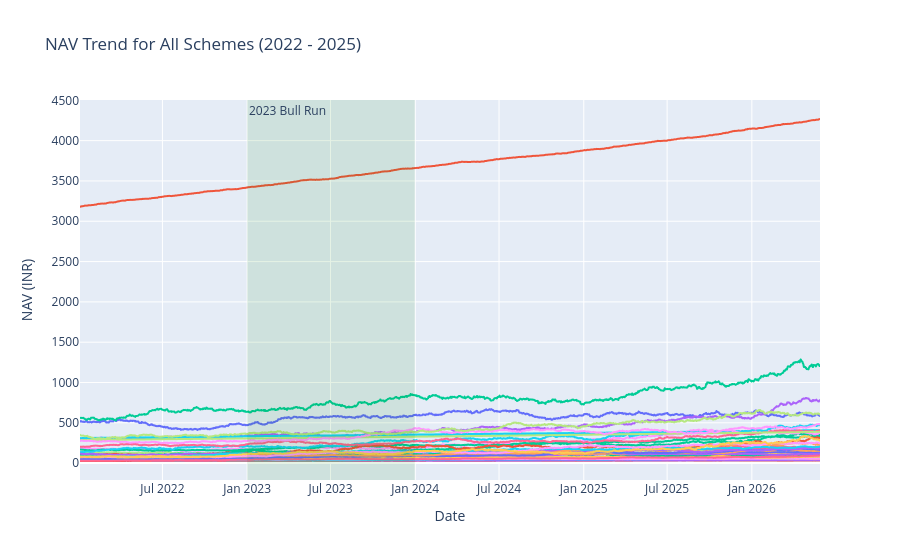

Notebook code cell kept with this figure:
### Markdown cell above
## 1. NAV Trends for All 40 Schemes
Visualizing the Net Asset Value (NAV) history and identifying the 2023 bull run impact.

### Code cell
# Merge NAV with scheme names
df_nav_named = df_nav.merge(df_funds[['amfi_code', 'scheme_name']], on='amfi_code')

# Plotly Line Chart
fig_nav = px.line(df_nav_named, x='date', y='nav', color='scheme_name', 
                  title='NAV Trend for All Schemes (2022 - 2025)',
                  labels={'nav': 'NAV (INR)', 'date': 'Date'})

# Annotate 2023 Bull Run
fig_nav.add_vrect(
    x0="2023-01-01", x1="2023-12-31",
    annotation_text="2023 Bull Run", annotation_position="top left",
    fillcolor="green", opacity=0.1, line_width=0
)

fig_nav.update_layout(showlegend=False) # Hide legend for 40 schemes to keep it clean
fig_nav.show()

### Figure 1 — Plotly figure (JSON) as saved in the notebook; plotly's stock layout.template omitted (floating-point values rounded to 4 significant figures; data arrays with more than 128 entries replaced by an {"elided": "..."} marker saying what was removed)
{"data": [{"hovertemplate": "scheme_name=HDFC Top 100 Fund - Regular Plan - Growth<br>Date=%{x}<br>NAV (INR)=%{y}<extra></extra>", "legendgroup": "HDFC Top 100 Fund - Regular Plan - Growth", "line": {"color": "#636efa", "dash": "solid"}, "marker": {"symbol": "circle"}, "mode": "lines", "name": "HDFC Top 100 Fund - Regular Plan - Growth", "showlegend": true, "type": "scattergl", "x": {"elided": "1150 str values"}, "xaxis": "x", "y": {"elided": "1150 float values"}, "yaxis": "y"}, {"hovertemplate": "scheme_name=HDFC Short Term Debt Fund - Regular - Growth<br>Date=%{x}<br>NAV (INR)=%{y}<extra></extra>", "legendgroup": "HDFC Short Term Debt Fund - Regular - Growth", "line": {"color": "#EF553B", "dash": "solid"}, "marker": {"symbol": "circle"}, "mode": "lines", "name": "HDFC Short Term Debt Fund - Regular - Growth", "showlegend": true, "type": "scattergl", "x": {"elided": "1150 str values"}, "xaxis": "x", "y": {"elided": "1150 float values"}, "yaxis": "y"}, {"hovertemplate": "scheme_name=HDFC Mid-Cap Opportunities Fund - Regular - Growth<br>Date=%{x}<br>NAV (INR)=%{y}<extra></extra>", "legendgroup": "HDFC Mid-Cap Opportunities Fund - Regular - Growth", "line": {"color": "#00cc96", "dash": "solid"}, "marker": {"symbol": "circle"}, "mode": "lines", "name": "HDFC Mid-Cap Opportunities Fund - Regular - Growth", "showlegend": true, "type": "scattergl", "x": {"elided": "1150 str values"}, "xaxis": "x", "y": {"elided": "1150 float values"}, "yaxis": "y"}, {"hovertemplate": "scheme_name=ABSL Frontline Equity Fund - Regular - Growth<br>Date=%{x}<br>NAV (INR)=%{y}<extra></extra>", "legendgroup": "ABSL Frontline Equity Fund - Regular - Growth", "line": {"color": "#ab63fa", "dash": "solid"}, "marker": {"symbol": "circle"}, "mode": "lines", "name": "ABSL Frontline Equity Fund - Regular - Growth", "showlegend": true, "type": "scattergl", "x": {"elided": "1150 str values"}, "xaxis": "x", "y": {"elided": "1150 float values"}, "yaxis": "y"}, {"hovertemplate": "scheme_name=ABSL Small Cap Fund - Regular - Growth<br>Date=%{x}<br>NAV (INR)=%{y}<extra></extra>", "legendgroup": "ABSL Small Cap Fund - Regular - Growth", "line": {"color": "#FFA15A", "dash": "solid"}, "marker": {"symbol": "circle"}, "mode": "lines", "name": "ABSL Small Cap Fund - Regular - Growth", "showlegend": true, "type": "scattergl", "x": {"elided": "1150 str values"}, "xaxis": "x", "y": {"elided": "1150 float values"}, "yaxis": "y"}, {"hovertemplate": "scheme_name=ABSL Liquid Fund - Regular - Growth<br>Date=%{x}<br>NAV (INR)=%{y}<extra></extra>", "legendgroup": "ABSL Liquid Fund - Regular - Growth", "line": {"color": "#19d3f3", "dash": "solid"}, "marker": {"symbol": "circle"}, "mode": "lines", "name": "ABSL Liquid Fund - Regular - Growth", "showlegend": true, "type": "scattergl", "x": {"elided": "1150 str values"}, "xaxis": "x", "y": {"elided": "1150 float values"}, "yaxis": "y"}, {"hovertemplate": "scheme_name=UTI Nifty 50 Index Fund - Regular - Growth<br>Date=%{x}<br>NAV (INR)=%{y}<extra></extra>", "legendgroup": "UTI Nifty 50 Index Fund - Regular - Growth", "line": {"color": "#FF6692", "dash": "solid"}, "marker": {"symbol": "circle"}, "mode": "lines", "name": "UTI Nifty 50 Index Fund - Regular - Growth", "showlegend": true, "type": "scattergl", "x": {"elided": "1150 str values"}, "xaxis": "x", "y": {"elided": "1150 float values"}, "yaxis": "y"}, {"hovertemplate": "scheme_name=UTI Mid Cap Fund - Regular - Growth<br>Date=%{x}<br>NAV (INR)=%{y}<extra></extra>", "legendgroup": "UTI Mid Cap Fund - Regular - Growth", "line": {"color": "#B6E880", "dash": "solid"}, "marker": {"symbol": "circle"}, "mode": "lines", "name": "UTI Mid Cap Fund - Regular - Growth", "showlegend": true, "type": "scattergl", "x": {"elided": "1150 str values"}, "xaxis": "x", "y": {"elided": "1150 float values"}, "yaxis": "y"}, {"hovertemplate": "scheme_name=UTI Flexi Cap Fund - Regular - Growth<br>Date=%{x}<br>NAV (INR)=%{y}<extra></extra>", "legendgroup": "UTI Flexi Cap Fund - Regular - Growth", "line": {"color": "#FF97FF", "dash": "solid"}, "marker": {"symbol": "circle"}, "mode": "lines", "name": "UTI Flexi Cap Fund - Regular - Growth", "showlegend": true, "type": "scattergl", "x": {"elided": "1150 str values"}, "xaxis": "x", "y": {"elided": "1150 float values"}, "yaxis": "y"}, {"hovertemplate": "scheme_name=Nippon India Large Cap Fund - Regular - Growth<br>Date=%{x}<br>NAV (INR)=%{y}<extra></extra>", "legendgroup": "Nippon India Large Cap Fund - Regular - Growth", "line": {"color": "#FECB52", "dash": "solid"}, "marker": {"symbol": "circle"}, "mode": "lines", "name": "Nippon India Large Cap Fund - Regular - Growth", "showlegend": true, "type": "scattergl", "x": {"elided": "1150 str values"}, "xaxis": "x", "y": {"elided": "1150 float values"}, "yaxis": "y"}, {"hovertemplate": "scheme_name=Nippon India Large Cap Fund - Direct - Growth<br>Date=%{x}<br>NAV (INR)=%{y}<extra></extra>", "legendgroup": "Nippon India Large Cap Fund - Direct - Growth", "line": {"color": "#636efa", "dash": "solid"}, "marker": {"symbol": "circle"}, "mode": "lines", "name": "Nippon India Large Cap Fund - Direct - Growth", "showlegend": true, "type": "scattergl", "x": {"elided": "1150 str values"}, "xaxis": "x", "y": {"elided": "1150 float values"}, "yaxis": "y"}, {"hovertemplate": "scheme_name=Nippon India Small Cap Fund - Regular - Growth<br>Date=%{x}<br>NAV (INR)=%{y}<extra></extra>", "legendgroup": "Nippon India Small Cap Fund - Regular - Growth", "line": {"color": "#EF553B", "dash": "solid"}, "marker": {"symbol": "circle"}, "mode": "lines", "name": "Nippon India Small Cap Fund - Regular - Growth", "showlegend": true, "type": "scattergl", "x": {"elided": "1150 str values"}, "xaxis": "x", "y": {"elided": "1150 float values"}, "yaxis": "y"}, {"hovertemplate": "scheme_name=Nippon India ETF Nifty 50 BeES<br>Date=%{x}<br>NAV (INR)=%{y}<extra></extra>", "legendgroup": "Nippon India ETF Nifty 50 BeES", "line": {"color": "#00cc96", "dash": "solid"}, "marker": {"symbol": "circle"}, "mode": "lines", "name": "Nippon India ETF Nifty 50 BeES", "showlegend": true, "type": "scattergl", "x": {"elided": "1150 str values"}, "xaxis": "x", "y": {"elided": "1150 float values"}, "yaxis": "y"}, {"hovertemplate": "scheme_name=Nippon India Gilt Securities Fund - Regular - Growth<br>Date=%{x}<br>NAV (INR)=%{y}<extra></extra>", "legendgroup": "Nippon India Gilt Securities Fund - Regular - Growth", "line": {"color": "#ab63fa", "dash": "solid"}, "marker": {"symbol": "circle"}, "mode": "lines", "name": "Nippon India Gilt Securities Fund - Regular - Growth", "showlegend": true, "type": "scattergl", "x": {"elided": "1150 str values"}, "xaxis": "x", "y": {"elided": "1150 float values"}, "yaxis": "y"}, {"hovertemplate": "scheme_name=Axis Bluechip Fund - Regular - Growth<br>Date=%{x}<br>NAV (INR)=%{y}<extra></extra>", "legendgroup": "Axis Bluechip Fund - Regular - Growth", "line": {"color": "#FFA15A", "dash": "solid"}, "marker": {"symbol": "circle"}, "mode": "lines", "name": "Axis Bluechip Fund - Regular - Growth", "showlegend": true, "type": "scattergl", "x": {"elided": "1150 str values"}, "xaxis": "x", "y": {"elided": "1150 float values"}, "yaxis": "y"}, {"hovertemplate": "scheme_name=Axis Bluechip Fund - Direct - Growth<br>Date=%{x}<br>NAV (INR)=%{y}<extra></extra>", "legendgroup": "Axis Bluechip Fund - Direct - Growth", "line": {"color": "#19d3f3", "dash": "solid"}, "marker": {"symbol": "circle"}, "mode": "lines", "name": "Axis Bluechip Fund - Direct - Growth", "showlegend": true, "type": "scattergl", "x": {"elided": "1150 str values"}, "xaxis": "x", "y": {"elided": "1150 float values"}, "yaxis": "y"}, {"hovertemplate": "scheme_name=Axis Midcap Fund - Regular - Growth<br>Date=%{x}<br>NAV (INR)=%{y}<extra></extra>", "legendgroup": "Axis Midcap Fund - Regular - Growth", "line": {"color": "#FF6692", "dash": "solid"}, "marker": {"symbol": "circle"}, "mode": "lines", "name": "Axis Midcap Fund - Regular - Growth", "showlegend": true, "type": "scattergl", "x": {"elided": "1150 str values"}, "xaxis": "x", "y": {"elided": "1150 float values"}, "yaxis": "y"}, {"hovertemplate": "scheme_name=Axis Small Cap Fund - Regular - Growth<br>Date=%{x}<br>NAV (INR)=%{y}<extra></extra>", "legendgroup": "Axis Small Cap Fund - Regular - Growth", "line": {"color": "#B6E880", "dash": "solid"}, "marker": {"symbol": "circle"}, "mode": "lines", "name": "Axis Small Cap Fund - Regular - Growth", "showlegend": true, "type": "scattergl", "x": {"elided": "1150 str values"}, "xaxis": "x", "y": {"elided": "1150 float values"}, "yaxis": "y"}, {"hovertemplate": "scheme_name=SBI Magnum Gilt Fund - Regular Plan - Growth<br>Date=%{x}<br>NAV (INR)=%{y}<extra></extra>", "legendgroup": "SBI Magnum Gilt Fund - Regular Plan - Growth", "line": {"color": "#FF97FF", "dash": "solid"}, "marker": {"symbol": "circle"}, "mode": "lines", "name": "SBI Magnum Gilt Fund - Regular Plan - Growth", "showlegend": true, "type": "scattergl", "x": {"elided": "1150 str values"}, "xaxis": "x", "y": {"elided": "1150 float values"}, "yaxis": "y"}, {"hovertemplate": "scheme_name=SBI Bluechip Fund - Regular Plan - Growth<br>Date=%{x}<br>NAV (INR)=%{y}<extra></extra>", "legendgroup": "SBI Bluechip Fund - Regular Plan - Growth", "line": {"color": "#FECB52", "dash": "solid"}, "marker": {"symbol": "circle"}, "mode": "lines", "name": "SBI Bluechip Fund - Regular Plan - Growth", "showlegend": true, "type": "scattergl", "x": {"elided": "1150 str values"}, "xaxis": "x", "y": {"elided": "1150 float values"}, "yaxis": "y"}, {"hovertemplate": "scheme_name=SBI Bluechip Fund - Direct Plan - Growth<br>Date=%{x}<br>NAV (INR)=%{y}<extra></extra>", "legendgroup": "SBI Bluechip Fund - Direct Plan - Growth", "line": {"color": "#636efa", "dash": "solid"}, "marker": {"symbol": "circle"}, "mode": "lines", "name": "SBI Bluechip Fund - Direct Plan - Growth", "showlegend": true, "type": "scattergl", "x": {"elided": "1150 str values"}, "xaxis": "x", "y": {"elided": "1150 float values"}, "yaxis": "y"}, {"hovertemplate": "scheme_name=SBI Small Cap Fund - Regular Plan - Growth<br>Date=%{x}<br>NAV (INR)=%{y}<extra></extra>", "legendgroup": "SBI Small Cap Fund - Regular Plan - Growth", "line": {"color": "#EF553B", "dash": "solid"}, "marker": {"symbol": "circle"}, "mode": "lines", "name": "SBI Small Cap Fund - Regular Plan - Growth", "showlegend": true, "type": "scattergl", "x": {"elided": "1150 str values"}, "xaxis": "x", "y": {"elided": "1150 float values"}, "yaxis": "y"}, {"hovertemplate": "scheme_name=SBI Small Cap Fund - Direct Plan - Growth<br>Date=%{x}<br>NAV (INR)=%{y}<extra></extra>", "legendgroup": "SBI Small Cap Fund - Direct Plan - Growth", "line": {"color": "#00cc96", "dash": "solid"}, "marker": {"symbol": "circle"}, "mode": "lines", "name": "SBI Small Cap Fund - Direct Plan - Growth", "showlegend": true, "type": "scattergl", "x": {"elided": "1150 str values"}, "xaxis": "x", "y": {"elided": "1150 float values"}, "yaxis": "y"}, {"hovertemplate": "scheme_name=ICICI Pru Bluechip Fund - Regular - Growth<br>Date=%{x}<br>NAV (INR)=%{y}<extra></extra>", "legendgroup": "ICICI Pru Bluechip Fund - Regular - Growth", "line": {"color": "#ab63fa", "dash": "solid"}, "marker": {"symbol": "circle"}, "mode": "lines", "name": "ICICI Pru Bluechip Fund - Regular - Growth", "showlegend": true, "type": "scattergl", "x": {"elided": "1150 str values"}, "xaxis": "x", "y": {"elided": "1150 float values"}, "yaxis": "y"}, {"hovertemplate": "scheme_name=ICICI Pru Bluechip Fund - Direct - Growth<br>Date=%{x}<br>NAV (INR)=%{y}<extra></extra>", "legendgroup": "ICICI Pru Bluechip Fund - Direct - Growth", "line": {"color": "#FFA15A", "dash": "solid"}, "marker": {"symbol": "circle"}, "mode": "lines", "name": "ICICI Pru Bluechip Fund - Direct - Growth", "showlegend": true, "type": "scattergl", "x": {"elided": "1150 str values"}, "xaxis": "x", "y": {"elided": "1150 float values"}, "yaxis": "y"}, {"hovertemplate": "scheme_name=ICICI Pru Midcap Fund - Regular - Growth<br>Date=%{x}<br>NAV (INR)=%{y}<extra></extra>", "legendgroup": "ICICI Pru Midcap Fund - Regular - Growth", "line": {"color": "#19d3f3", "dash": "solid"}, "marker": {"symbol": "circle"}, "mode": "lines", "name": "ICICI Pru Midcap Fund - Regular - Growth", "showlegend": true, "type": "scattergl", "x": {"elided": "1150 str values"}, "xaxis": "x", "y": {"elided": "1150 float values"}, "yaxis": "y"}, {"hovertemplate": "scheme_name=ICICI Pru Value Discovery Fund - Regular - Growth<br>Date=%{x}<br>NAV (INR)=%{y}<extra></extra>", "legendgroup": "ICICI Pru Value Discovery Fund - Regular - Growth", "line": {"color": "#FF6692", "dash": "solid"}, "marker": {"symbol": "circle"}, "mode": "lines", "name": "ICICI Pru Value Discovery Fund - Regular - Growth", "showlegend": true, "type": "scattergl", "x": {"elided": "1150 str values"}, "xaxis": "x", "y": {"elided": "1150 float values"}, "yaxis": "y"}, {"hovertemplate": "scheme_name=ICICI Pru Liquid Fund - Regular - Growth<br>Date=%{x}<br>NAV (INR)=%{y}<extra></extra>", "legendgroup": "ICICI Pru Liquid Fund - Regular - Growth", "line": {"color": "#B6E880", "dash": "solid"}, "marker": {"symbol": "circle"}, "mode": "lines", "name": "ICICI Pru Liquid Fund - Regular - Growth", "showlegend": true, "type": "scattergl", "x": {"elided": "1150 str values"}, "xaxis": "x", "y": {"elided": "1150 float values"}, "yaxis": "y"}, {"hovertemplate": "scheme_name=Kotak Bluechip Fund - Regular - Growth<br>Date=%{x}<br>NAV (INR)=%{y}<extra></extra>", "legendgroup": "Kotak Bluechip Fund - Regular - Growth", "line": {"color": "#FF97FF", "dash": "solid"}, "marker": {"symbol": "circle"}, "mode": "lines", "name": "Kotak Bluechip Fund - Regular - Growth", "showlegend": true, "type": "scattergl", "x": {"elided": "1150 str values"}, "xaxis": "x", "y": {"elided": "1150 float values"}, "yaxis": "y"}, {"hovertemplate": "scheme_name=Kotak Emerging Equity Fund - Regular - Growth<br>Date=%{x}<br>NAV (INR)=%{y}<extra></extra>", "legendgroup": "Kotak Emerging Equity Fund - Regular - Growth", "line": {"color": "#FECB52", "dash": "solid"}, "marker": {"symbol": "circle"}, "mode": "lines", "name": "Kotak Emerging Equity Fund - Regular - Growth", "showlegend": true, "type": "scattergl", "x": {"elided": "1150 str values"}, "xaxis": "x", "y": {"elided": "1150 float values"}, "yaxis": "y"}, {"hovertemplate": "scheme_name=Kotak Flexicap Fund - Regular - Growth<br>Date=%{x}<br>NAV (INR)=%{y}<extra></extra>", "legendgroup": "Kotak Flexicap Fund - Regular - Growth", "line": {"color": "#636efa", "dash": "solid"}, "marker": {"symbol": "circle"}, "mode": "lines", "name": "Kotak Flexicap Fund - Regular - Growth", "showlegend": true, "type": "scattergl", "x": {"elided": "1150 str values"}, "xaxis": "x", "y": {"elided": "1150 float values"}, "yaxis": "y"}, {"hovertemplate": "scheme_name=Kotak Liquid Fund - Regular - Growth<br>Date=%{x}<br>NAV (INR)=%{y}<extra></extra>", "legendgroup": "Kotak Liquid Fund - Regular - Growth", "line": {"color": "#EF553B", "dash": "solid"}, "marker": {"symbol": "circle"}, "mode": "lines", "name": "Kotak Liquid Fund - Regular - Growth", "showlegend": true, "type": "scattergl", "x": {"elided": "1150 str values"}, "xaxis": "x", "y": {"elided": "1150 float values"}, "yaxis": "y"}, {"hovertemplate": "scheme_name=HDFC Top 100 Fund - Direct Plan - Growth<br>Date=%{x}<br>NAV (INR)=%{y}<extra></extra>", "legendgroup": "HDFC Top 100 Fund - Direct Plan - Growth", "line": {"color": "#00cc96", "dash": "solid"}, "marker": {"symbol": "circle"}, "mode": "lines", "name": "HDFC Top 100 Fund - Direct Plan - Growth", "showlegend": true, "type": "scattergl", "x": {"elided": "1150 str values"}, "xaxis": "x", "y": {"elided": "1150 float values"}, "yaxis": "y"}, {"hovertemplate": "scheme_name=HDFC Mid-Cap Opportunities Fund - Direct - Growth<br>Date=%{x}<br>NAV (INR)=%{y}<extra></extra>", "legendgroup": "HDFC Mid-Cap Opportunities Fund - Direct - Growth", "line": {"color": "#ab63fa", "dash": "solid"}, "marker": {"symbol": "circle"}, "mode": "lines", "name": "HDFC Mid-Cap Opportunities Fund - Direct - Growth", "showlegend": true, "type": "scattergl", "x": {"elided": "1150 str values"}, "xaxis": "x", "y": {"elided": "1150 float values"}, "yaxis": "y"}, {"hovertemplate": "scheme_name=Mirae Asset Large Cap Fund - Regular - Growth<br>Date=%{x}<br>NAV (INR)=%{y}<extra></extra>", "legendgroup": "Mirae Asset Large Cap Fund - Regular - Growth", "line": {"color": "#FFA15A", "dash": "solid"}, "marker": {"symbol": "circle"}, "mode": "lines", "name": "Mirae Asset Large Cap Fund - Regular - Growth", "showlegend": true, "type": "scattergl", "x": {"elided": "1150 str values"}, "xaxis": "x", "y": {"elided": "1150 float values"}, "yaxis": "y"}, {"hovertemplate": "scheme_name=Mirae Asset Emerging Bluechip Fund - Regular - Growth<br>Date=%{x}<br>NAV (INR)=%{y}<extra></extra>", "legendgroup": "Mirae Asset Emerging Bluechip Fund - Regular - Growth", "line": {"color": "#19d3f3", "dash": "solid"}, "marker": {"symbol": "circle"}, "mode": "lines", "name": "Mirae Asset Emerging Bluechip Fund - Regular - Growth", "showlegend": true, "type": "scattergl", "x": {"elided": "1150 str values"}, "xaxis": "x", "y": {"elided": "1150 float values"}, "yaxis": "y"}, {"hovertemplate": "scheme_name=Mirae Asset Tax Saver Fund - Regular - Growth<br>Date=%{x}<br>NAV (INR)=%{y}<extra></extra>", "legendgroup": "Mirae Asset Tax Saver Fund - Regular - Growth", "line": {"color": "#FF6692", "dash": "solid"}, "marker": {"symbol": "circle"}, "mode": "lines", "name": "Mirae Asset Tax Saver Fund - Regular - Growth", "showlegend": true, "type": "scattergl", "x": {"elided": "1150 str values"}, "xaxis": "x", "y": {"elided": "1150 float values"}, "yaxis": "y"}, {"hovertemplate": "scheme_name=DSP Top 100 Equity Fund - Regular - Growth<br>Date=%{x}<br>NAV (INR)=%{y}<extra></extra>", "legendgroup": "DSP Top 100 Equity Fund - Regular - Growth", "line": {"color": "#B6E880", "dash": "solid"}, "marker": {"symbol": "circle"}, "mode": "lines", "name": "DSP Top 100 Equity Fund - Regular - Growth", "showlegend": true, "type": "scattergl", "x": {"elided": "1150 str values"}, "xaxis": "x", "y": {"elided": "1150 float values"}, "yaxis": "y"}, {"hovertemplate": "scheme_name=DSP Midcap Fund - Regular - Growth<br>Date=%{x}<br>NAV (INR)=%{y}<extra></extra>", "legendgroup": "DSP Midcap Fund - Regular - Growth", "line": {"color": "#FF97FF", "dash": "solid"}, "marker": {"symbol": "circle"}, "mode": "lines", "name": "DSP Midcap Fund - Regular - Growth", "showlegend": true, "type": "scattergl", "x": {"elided": "1150 str values"}, "xaxis": "x", "y": {"elided": "1150 float values"}, "yaxis": "y"}, {"hovertemplate": "scheme_name=DSP Small Cap Fund - Regular - Growth<br>Date=%{x}<br>NAV (INR)=%{y}<extra></extra>", "legendgroup": "DSP Small Cap Fund - Regular - Growth", "line": {"color": "#FECB52", "dash": "solid"}, "marker": {"symbol": "circle"}, "mode": "lines", "name": "DSP Small Cap Fund - Regular - Growth", "showlegend": true, "type": "scattergl", "x": {"elided": "1150 str values"}, "xaxis": "x", "y": {"elided": "1150 float values"}, "yaxis": "y"}], "layout": {"annotations": [{"showarrow": false, "text": "2023 Bull Run", "x": "2023-01-01", "xanchor": "left", "xref": "x", "y": 1, "yanchor": "top", "yref": "y domain"}], "legend": {"title": {"text": "scheme_name"}, "tracegroupgap": 0}, "shapes": [{"fillcolor": "green", "line": {"width": 0}, "opacity": 0.1, "type": "rect", "x0": "2023-01-01", "x1": "2023-12-31", "xref": "x", "y0": 0, "y1": 1, "yref": "y domain"}], "showlegend": false, "title": {"text": "NAV Trend for All Schemes (2022 - 2025)"}, "xaxis": {"anchor": "y", "domain": [0, 1], "title": {"text": "Date"}}, "yaxis": {"anchor": "x", "domain": [0, 1], "title": {"text": "NAV (INR)"}}}}
